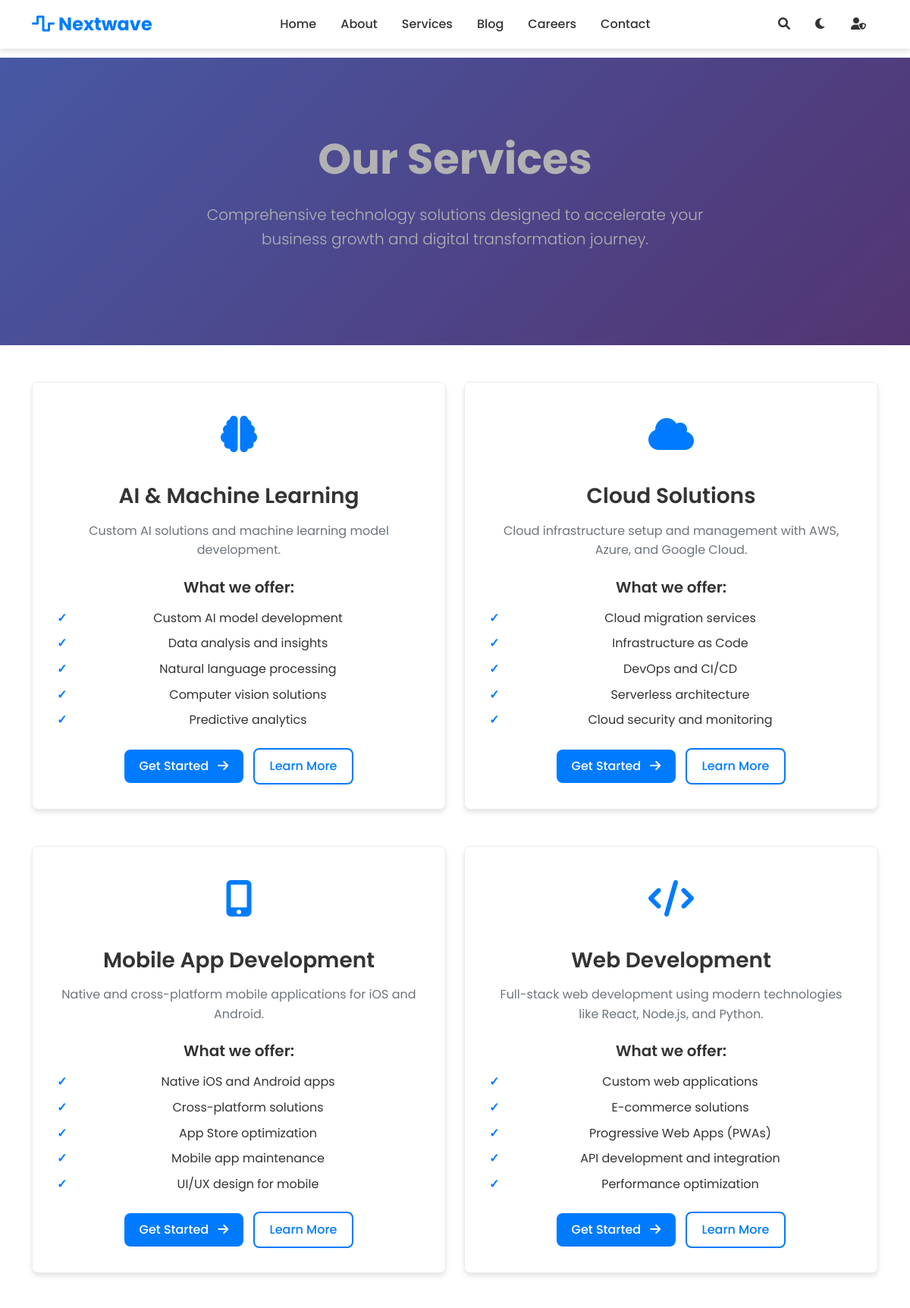
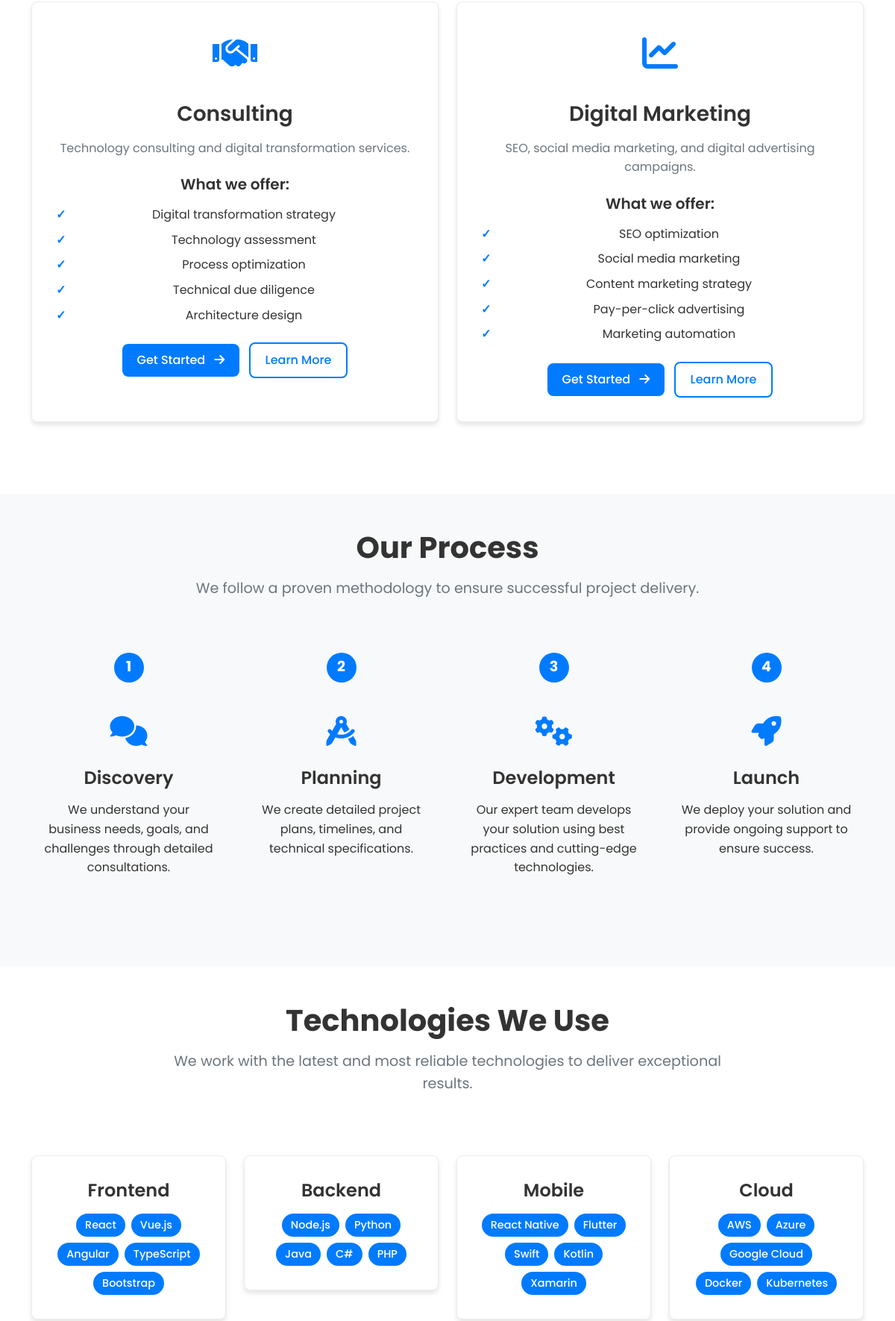
/services (upper part), run on the app's committed database (2 pictures, top to bottom).
### tables this page shows
CREATE TABLE services (
                    id INTEGER PRIMARY KEY AUTOINCREMENT,
                    title TEXT NOT NULL,
                    description TEXT NOT NULL,
                    icon TEXT,
                    featured BOOLEAN DEFAULT 0,
                    created_at TIMESTAMP DEFAULT CURRENT_TIMESTAMP
                );

### app.py (the view)
@app.route('/services')
def services():
    conn = get_db_connection()
    all_services = conn.execute('SELECT * FROM services ORDER BY featured DESC, title').fetchall()
    conn.close()
    return render_template('services.html', services=all_services)

### templates/services.html (shortened to what this page needs)
{% extends "base.html" %}
{% block content %}
<section class="hero-section">
    <div class="container">
        <div class="row align-items-center">
            <div class="col-lg-8 mx-auto text-center">
                <h1 class="display-4 fw-bold mb-4">Our Services</h1>
                <p class="lead mb-4">
                    Comprehensive technology solutions designed to accelerate your business growth
                    and digital transformation journey.
                </p>
            </div>
        </div>
    </div>
</section>
<section class="py-5">
    <div class="container">
        <div class="row">
            {% for service in services %}
            <div class="col-lg-6 mb-5">
                <div class="service-card h-100">
                    <div class="service-icon">
                        <i class="{{ service.icon }} text-primary"></i>
                    </div>
                    <div class="service-content">
                        <h3>{{ service.title }}</h3>
                        <p>{{ service.description }}</p>
                        {% if service.title == 'Web Development' %}
                        <div class="service-features">
                            <h5>What we offer:</h5>
                            <ul>
                                <li>Custom web applications</li>
                                <li>E-commerce solutions</li>
                                <li>Progressive Web Apps (PWAs)</li>
                                <li>API development and integration</li>
                                <li>Performance optimization</li>
                            </ul>
                        </div>
                        {% elif service.title == 'Mobile App Development' %}
                        <div class="service-features">
                            <h5>What we offer:</h5>
                            <ul>
                                <li>Native iOS and Android apps</li>
                                <li>Cross-platform solutions</li>
                                <li>App Store optimization</li>
                                <li>Mobile app maintenance</li>
                                <li>UI/UX design for mobile</li>
                            </ul>
                        </div>
                        {% elif service.title == 'Cloud Solutions' %}
                        <div class="service-features">
                            <h5>What we offer:</h5>
                            <ul>
                                <li>Cloud migration services</li>
                                <li>Infrastructure as Code</li>
                                <li>DevOps and CI/CD</li>
                                <li>Serverless architecture</li>
                                <li>Cloud security and monitoring</li>
                            </ul>
                        </div>
                        {% elif service.title == 'AI & Machine Learning' %}
                        <div class="service-features">
                            <h5>What we offer:</h5>
                            <ul>
                                <li>Custom AI model development</li>
                                <li>Data analysis and insights</li>
                                <li>Natural language processing</li>
                                <li>Computer vision solutions</li>
                                <li>Predictive analytics</li>
                            </ul>
                        </div>
                        {% elif service.title == 'Digital Marketing' %}
                        <div class="service-features">
                            <h5>What we offer:</h5>
                            <ul>
                                <li>SEO optimization</li>
                                <li>Social media marketing</li>
                                <li>Content marketing strategy</li>
                                <li>Pay-per-click advertising</li>
                                <li>Marketing automation</li>
                            </ul>
                        </div>
                        {% elif service.title == 'Consulting' %}
                        <div class="service-features">
                            <h5>What we offer:</h5>
                            <ul>
                                <li>Digital transformation strategy</li>
                                <li>Technology assessment</li>
                                <li>Process optimization</li>
                                <li>Technical due diligence</li>
                                <li>Architecture design</li>
                            </ul>
                        </div>
                        {% endif %}
                        <div class="service-actions mt-4">
                            <a href="{{ url_for('contact') }}" class="btn btn-primary">
                                Get Started <i class="fas fa-arrow-right ms-2"></i>
                            </a>
                            <a href="#" class="btn btn-outline-primary ms-2" data-bs-toggle="modal" data-bs-target="#serviceModal{{ service.id }}">
                                Learn More
                            </a>
                        </div>
                    </div>
                </div>
            </div>
            {% endfor %}
        </div>
    </div>
</section>
<section class="py-5 bg-light">
    <div class="container">
        <div class="row">
            <div class="col-lg-8 mx-auto text-center mb-5">
                <h2 class="section-title">Our Process</h2>
                <p class="section-subtitle">
                    We follow a proven methodology to ensure successful project delivery.
                </p>
            </div>
        </div>
        <div class="row">
            <div class="col-lg-3 col-md-6 mb-4">
                <div class="process-step text-center">
                    <div class="step-number">1</div>
                    <div class="step-icon">
                        <i class="fas fa-comments text-primary"></i>
                    </div>
                    <h4>Discovery</h4>
                    <p>We understand your business needs, goals, and challenges through detailed consultations.</p>
                </div>
            </div>
            <div class="col-lg-3 col-md-6 mb-4">
                <div class="process-step text-center">
                    <div class="step-number">2</div>
                    <div class="step-icon">
                        <i class="fas fa-drafting-compass text-primary"></i>
                    </div>
                    <h4>Planning</h4>
                    <p>We create detailed project plans, timelines, and technical specifications.</p>
                </div>
            </div>
            <div class="col-lg-3 col-md-6 mb-4">
                <div class="process-step text-center">
                    <div class="step-number">3</div>
                    <div class="step-icon">
                        <i class="fas fa-cogs text-primary"></i>
                    </div>
                    <h4>Development</h4>
                    <p>Our expert team develops your solution using best practices and cutting-edge technologies.</p>
                </div>
            </div>
            <div class="col-lg-3 col-md-6 mb-4">
                <div class="process-step text-center">
                    <div class="step-number">4</div>
                    <div class="step-icon">
                        <i class="fas fa-rocket text-primary"></i>
                    </div>
                    <h4>Launch</h4>
                    <p>We deploy your solution and provide ongoing support to ensure success.</p>
                </div>
            </div>
        </div>
    </div>
</section>
<section class="py-5">
    <div class="container">
        <div class="row">
            <div class="col-lg-8 mx-auto text-center mb-5">
                <h2 class="section-title">Technologies We Use</h2>
                <p class="section-subtitle">
                    We work with the latest and most reliable technologies to deliver exceptional results.
                </p>
            </div>
        </div>
        <div class="row">
            <div class="col-lg-3 col-md-6 mb-4">
                <div class="tech-category">
                    <h4>Frontend</h4>
                    <div class="tech-list">
                        <span class="tech-item">React</span>
                        <span class="tech-item">Vue.js</span>
                        <span class="tech-item">Angular</span>
                        <span class="tech-item">TypeScript</span>
                        <span class="tech-item">Bootstrap</span>
                    </div>
                </div>
            </div>
            <div class="col-lg-3 col-md-6 mb-4">
                <div class="tech-category">
                    <h4>Backend</h4>
                    <div class="tech-list">
                        <span class="tech-item">Node.js</span>
                        <span class="tech-item">Python</span>
                        <span class="tech-item">Java</span>
                        <span class="tech-item">C#</span>
                        <span class="tech-item">PHP</span>
                    </div>
                </div>
            </div>
            <div class="col-lg-3 col-md-6 mb-4">
                <div class="tech-category">
                    <h4>Mobile</h4>
                    <div class="tech-list">
                        <span class="tech-item">React Native</span>
                        <span class="tech-item">Flutter</span>
                        <span class="tech-item">Swift</span>
                        <span class="tech-item">Kotlin</span>
                        <span class="tech-item">Xamarin</span>
                    </div>
                </div>
            </div>
            <div class="col-lg-3 col-md-6 mb-4">
                <div class="tech-category">
                    <h4>Cloud</h4>
                    <div class="tech-list">
                        <span class="tech-item">AWS</span>
                        <span class="tech-item">Azure</span>
                        <span class="tech-item">Google Cloud</span>
                        <span class="tech-item">Docker</span>
                        <span class="tech-item">Kubernetes</span>
                    </div>
                </div>
            </div>
        </div>
    </div>
</section>
{% endblock %}

### templates/base.html (shortened to what this page needs)
<!DOCTYPE html>
<html lang="en" data-theme="light">
<head>
    <link href="https://cdn.jsdelivr.net/npm/bootstrap@5.3.0/dist/css/bootstrap.min.css" rel="stylesheet">
    <link rel="stylesheet" href="https://cdnjs.cloudflare.com/ajax/libs/font-awesome/6.0.0/css/all.min.css">
    <link rel="stylesheet" href="{{ url_for('static', filename='css/styles.css') }}">
</head>
<body>
    <nav class="navbar navbar-expand-lg navbar-light bg-light fixed-top">
        <div class="container">
            <a class="navbar-brand" href="{{ url_for('index') }}">
                <i class="fas fa-wave-square text-primary"></i>
                <span class="fw-bold">Nextwave</span>
            </a>
            <div class="collapse navbar-collapse" id="navbarNav">
                <ul class="navbar-nav mx-auto">
                    <li class="nav-item">
                        <a class="nav-link" href="{{ url_for('index') }}">Home</a>
                    </li>
                    <li class="nav-item">
                        <a class="nav-link" href="{{ url_for('about') }}">About</a>
                    </li>
                    <li class="nav-item">
                        <a class="nav-link" href="{{ url_for('services') }}">Services</a>
                    </li>
                    <li class="nav-item">
                        <a class="nav-link" href="{{ url_for('blog') }}">Blog</a>
                    </li>
                    <li class="nav-item">
                        <a class="nav-link" href="{{ url_for('careers') }}">Careers</a>
                    </li>
                    <li class="nav-item">
                        <a class="nav-link" href="{{ url_for('contact') }}">Contact</a>
                    </li>
                </ul>
                <div class="navbar-nav">
                    <div class="nav-item dropdown">
                        <a class="nav-link" href="#" id="searchToggle" data-bs-toggle="dropdown">
                            <i class="fas fa-search"></i>
                        </a>
                    </div>
                    <a class="nav-link" href="#" id="themeToggle">
                        <i class="fas fa-moon" id="themeIcon"></i>
                    </a>
                    <a class="nav-link" href="{{ url_for('admin_login') }}">
                        <i class="fas fa-user-shield"></i>
                    </a>
                </div>
            </div>
        </div>
    </nav>
    <main style="margin-top: 76px;">
        {% block content %}{% endblock %}
    </main>
</body>
</html>

### data on the page
services: title "AI & Machine Learning", description "Custom AI solutions and machine learning model development.", shows "What we offer:"
services: title "Cloud Solutions", description "Cloud infrastructure setup and management with AWS, Azure, and Google Cloud.", shows "What we offer:"
services: title "Mobile App Development", description "Native and cross-platform mobile applications for iOS and Android.", shows "What we offer:"
services: title "Web Development", description "Full-stack web development using modern technologies like React, Node.js, and Python.", shows "What we offer:"
services: title "Consulting", description "Technology consulting and digital transformation services.", shows "What we offer:"
services: title "Digital Marketing", description "SEO, social media marketing, and digital advertising campaigns.", shows "What we offer:"
